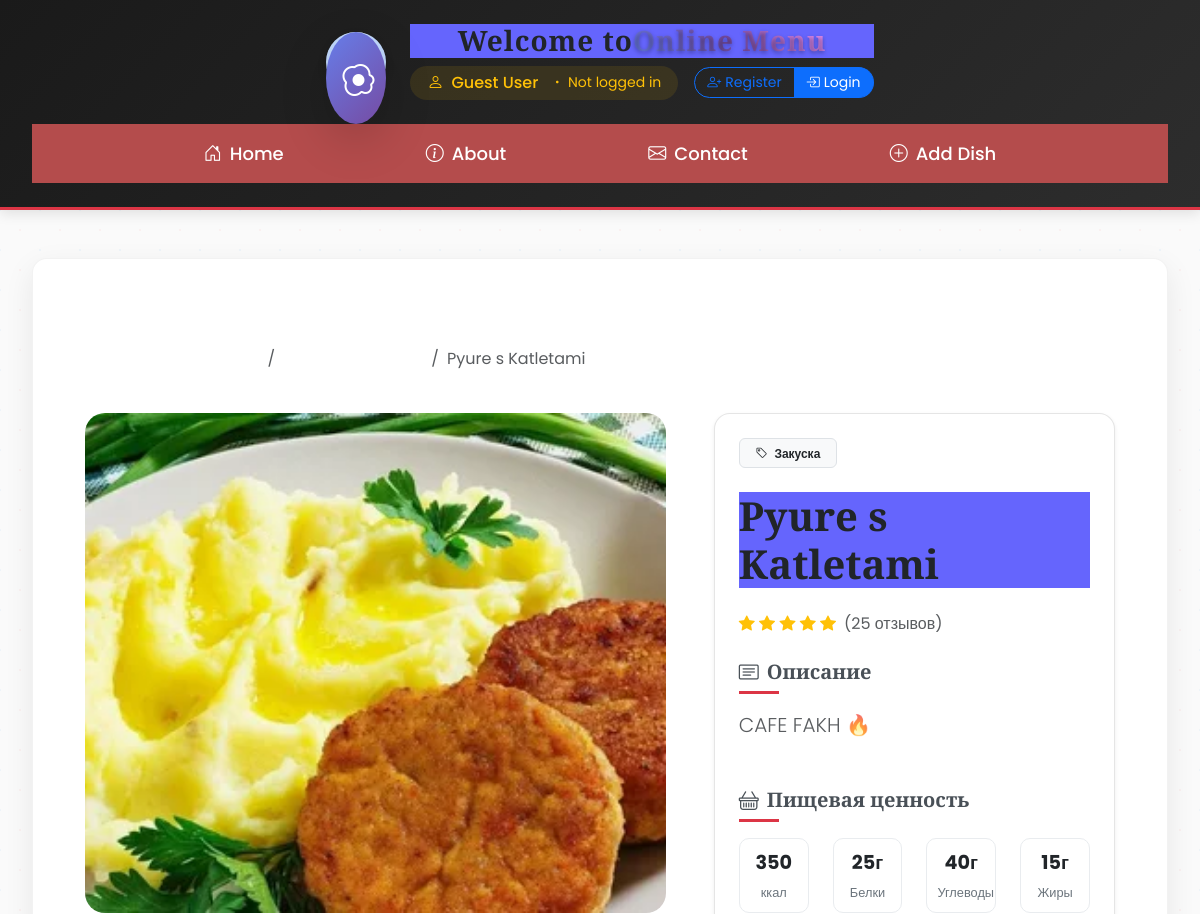
Before: /dish/2/ (upper part) with the older database file.
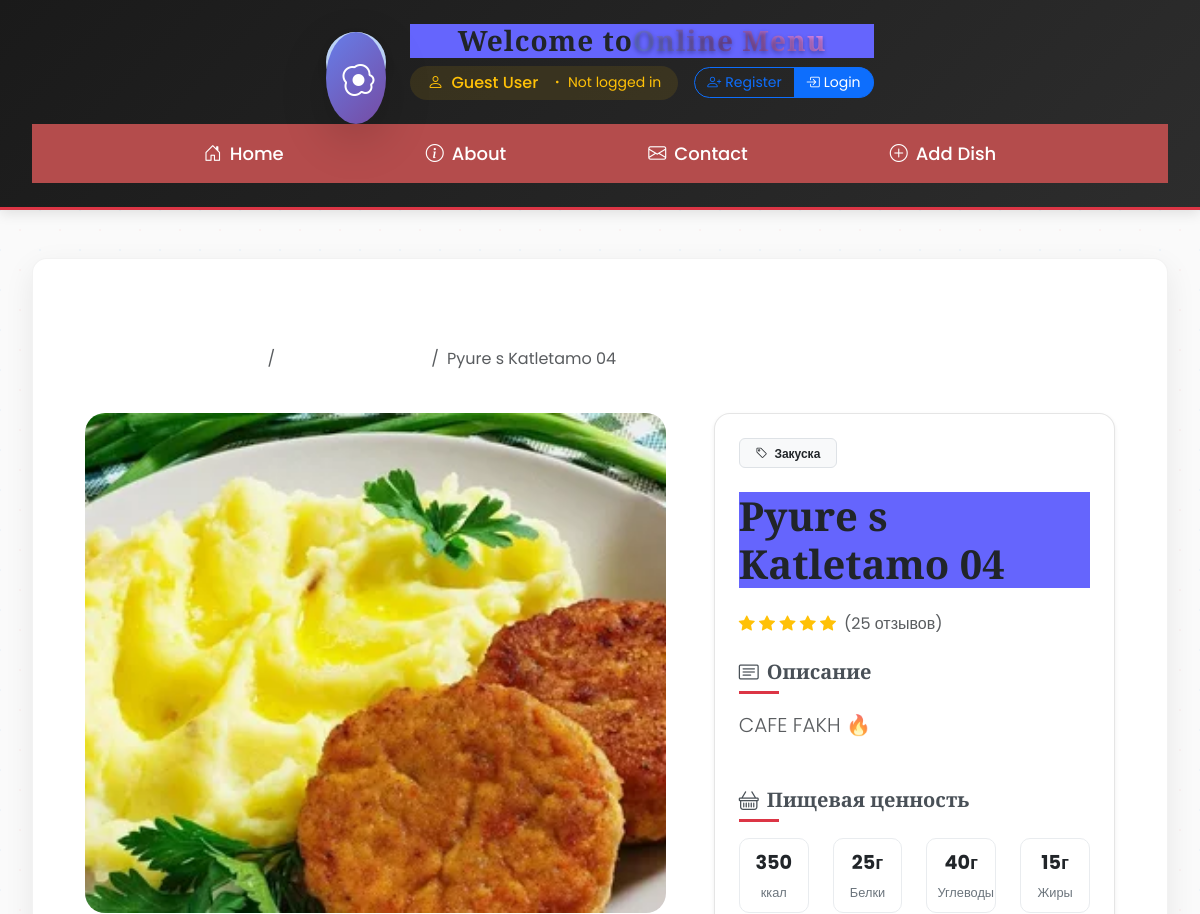
After: the same page with the newer database file.
### online_menu/models.py (models this page shows, shortened)
class Dish(models.Model):
    CATEGORY_CHOICES = [
        ('starter', 'Starter'),
        ('main', 'Main'),
        ('dessert', 'Dessert'),
        ('drink', 'Drink'),
    ]
    dish_name = models.CharField(max_length=100, verbose_name="dish's name")
    description = models.TextField(null=True, blank=True, verbose_name="Description")
    price = models.DecimalField(max_digits=8, decimal_places=2, verbose_name="Price")
    category = models.CharField(max_length=50, choices=CATEGORY_CHOICES, verbose_name="category")
    image = models.ImageField(upload_to='media/', verbose_name="Image")

### online_menu/views.py (the view)
# urls.py: path('dish/<int:dish_id>/', detail_dish, name='detail_dish'),
def detail_dish(request, dish_id):
    dish = Dish.objects.get(id=dish_id)
    return render(request, 'dish_detail.html', {'dish': dish})

### templates/dish_detail.html (shortened to what this page needs)
{% extends "base.html" %}
{% load static %}
{% block main %}
<div class="container py-5">
    <nav aria-label="breadcrumb" class="mb-4">
        <ol class="breadcrumb">
            <li class="breadcrumb-item"><a href="{% url 'home_name' %}" class="text-decoration-none">
                <i class="bi bi-house-door me-1"></i>Главная
            </a></li>
            <li class="breadcrumb-item"><a href="#menu" class="text-decoration-none">
                <i class="bi bi-menu-button me-1"></i>Меню
            </a></li>
            <li class="breadcrumb-item active" aria-current="page">{{ dish.dish_name }}</li>
        </ol>
    </nav>
    <div class="row g-5">
        <div class="col-lg-7">
            <div class="dish-image-container">
                {% if dish.image %}
                    <img src="{{ dish.image.url }}"
                         class="dish-main-image img-fluid rounded-4 shadow-lg"
                         alt="{{ dish.dish_name }}">
                {% else %}
                    <div class="no-image-placeholder rounded-4 shadow-lg">
                        <i class="bi bi-image text-muted display-1"></i>
                        <p class="mt-3 text-muted">Изображение отсутствует</p>
                    </div>
                {% endif %}
            </div>
        </div>
        <div class="col-lg-5">
            <div class="dish-details-card p-4 rounded-4 shadow-sm h-100">
                <div class="mb-4">
                    <span class="badge bg-light text-dark border px-3 py-2">
                        <i class="bi bi-tag me-1"></i>
                        {% if dish.category == 'starter' %}
                            Закуска
                        {% elif dish.category == 'main' %}
                            Основное блюдо
                        {% elif dish.category == 'dessert' %}
                            Десерт
                        {% elif dish.category == 'drink' %}
                            Напиток
                        {% else %}
                            {{ dish.category }}
                        {% endif %}
                    </span>
                </div>
                <h1 class="dish-title mb-4">{{ dish.dish_name }}</h1>
                <div class="rating-section mb-4">
                    <div class="d-flex align-items-center">
                        <div class="stars me-2">
                            {% for i in "12345" %}
                                {% if forloop.counter <= dish.rating|default:5 %}
                                    <i class="bi bi-star-fill text-warning"></i>
                                {% else %}
                                    <i class="bi bi-star text-muted"></i>
                                {% endif %}
                            {% endfor %}
                        </div>
                        <span class="text-muted">({{ dish.review_count|default:"25" }} отзывов)</span>
                    </div>
                </div>
                <div class="description-section mb-5">
                    <h5 class="section-title mb-3">
                        <i class="bi bi-card-text me-2"></i>Описание
                    </h5>
                    <p class="dish-description text-muted lead">
                        {{ dish.description|default:"Вкусное блюдо, приготовленное с любовью нашими шеф-поварами." }}
                    </p>
                </div>
                <div class="nutrition-section mb-5">
                    <h5 class="section-title mb-3">
                        <i class="bi bi-basket me-2"></i>Пищевая ценность
                    </h5>
                    <div class="row text-center">
                        <div class="col-3">
                            <div class="nutrition-item">
                                <div class="nutrition-value">{{ dish.calories|default:"350" }}</div>
                                <div class="nutrition-label">ккал</div>
                            </div>
                        </div>
                        <div class="col-3">
                            <div class="nutrition-item">
                                <div class="nutrition-value">{{ dish.protein|default:"25" }}г</div>
                                <div class="nutrition-label">Белки</div>
                            </div>
                        </div>
                        <div class="col-3">
                            <div class="nutrition-item">
                                <div class="nutrition-value">{{ dish.carbs|default:"40" }}г</div>
                                <div class="nutrition-label">Углеводы</div>
                            </div>
                        </div>
                        <div class="col-3">
                            <div class="nutrition-item">
                                <div class="nutrition-value">{{ dish.fat|default:"15" }}г</div>
                                <div class="nutrition-label">Жиры</div>
                            </div>
                        </div>
                    </div>
                </div>
            </div>
        </div>
    </div>
</div>
{% endblock main %}

### templates/base.html (shortened to what this page needs)
<!DOCTYPE html>
{% load static %}
<html lang="en" data-bs-theme="light">
<head>
    <link rel="stylesheet" href="{% static './css/base.css' %}">
    <link rel="stylesheet" href="{% static './css/home.css' %}">
    <link rel="stylesheet" href="{% static './css/about.css' %}">
    <link href="https://cdn.jsdelivr.net/npm/bootstrap@5.3.2/dist/css/bootstrap.min.css" rel="stylesheet">
    <link rel="stylesheet" href="https://cdn.jsdelivr.net/npm/bootstrap-icons@1.11.1/font/bootstrap-icons.css">
</head>
<body>
    <header>
        <div class="header-container">
            <div class="logo-title d-flex align-items-center gap-4">
    <div class="logo-icon position-relative">
        <div class="logo-bg bg-gradient-primary rounded-circle p-3 shadow-lg">
            <i class="bi bi-egg-fried fs-2 text-white"></i>
        </div>
        <div class="logo-pulse position-absolute top-0 start-0 w-100 h-100 rounded-circle bg-primary bg-opacity-25"></div>
    </div>
    <div class="d-flex flex-column">
        <h1 class="h3 mb-2 fw-bold text-dark">
            Welcome to <span class="text-primary gradient-text">Online Menu</span>
        </h1>
        <div class="user-status-container">
            {% if user.is_authenticated %}
                <div class="d-flex align-items-center gap-3">
                    <div class="user-badge d-inline-flex align-items-center gap-2 bg-success bg-opacity-10 text-success rounded-pill px-3 py-1">
                        <i class="bi bi-person-check-fill"></i>
                        <span class="fw-medium">{{ user.username|truncatechars:20 }}</span>
                        <small class="text-success ms-1">
                            <i class="bi bi-dot"></i> Active
                        </small>
                    </div>
                    <div class="btn-group btn-group-sm" role="group">
                        <a href="#"
                           class="btn btn-outline-secondary d-flex align-items-center gap-1">
                            <i class="bi bi-gear"></i>
                        </a>
                        <a href="{% url 'logout' %}"
                           class="btn btn-outline-danger d-flex align-items-center gap-1">
                            <i class="bi bi-box-arrow-right"></i>
                            <span class="d-none d-sm-inline">Logout</span>
                        </a>
                    </div>
                </div>
            {% else %}
                <div class="d-flex align-items-center gap-3">
                    <div class="user-badge d-inline-flex align-items-center gap-2 bg-warning bg-opacity-10 text-warning rounded-pill px-3 py-1">
                        <i class="bi bi-person"></i>
                        <span class="fw-medium">Guest User</span>
                        <small class="text-warning ms-1">
                            <i class="bi bi-dot"></i> Not logged in
                        </small>
                    </div>
                    <div class="btn-group btn-group-sm" role="group">
                        <a href="{% url 'register' %}"
                           class="btn btn-outline-primary d-flex align-items-center gap-1 {% if request.resolver_match.url_name == 'register' %}active{% endif %}">
                            <i class="bi bi-person-plus"></i>
                            <span class="d-none d-sm-inline">Register</span>
                        </a>
                        <a href="{% url 'login' %}"
                           class="btn btn-primary d-flex align-items-center gap-1">
                            <i class="bi bi-box-arrow-in-right"></i>
                            <span class="d-none d-sm-inline">Login</span>
                        </a>
                    </div>
                </div>
            {% endif %}
        </div>
    </div>
</div>
           <nav>
    <ul>
        <li><a href="{% url 'home_name' %}" class="{% if request.resolver_match.url_name == 'home_name' %}active{% endif %}">
            <i class="bi bi-house-door"></i> Home
        </a></li>
        <li><a href="{% url 'about_name' %}" class="{% if request.resolver_match.url_name == 'about_name' %}active{% endif %}">
            <i class="bi bi-info-circle"></i> About
        </a></li>
        <li><a href="{% url 'contact_name' %}" class="{% if request.resolver_match.url_name == 'contact_name' %}active{% endif %}">
            <i class="bi bi-envelope"></i> Contact
        </a></li>
        <li><a href="{% url 'add_dish' %}" class="{% if request.resolver_match.url_name == 'add_dish' %}active{% endif %}">
            <i class="bi bi-plus-circle"></i> Add Dish
        </a></li>
    </ul>
</nav>
        </div>
    </header>
    <main>
        <div class="main-container">
            <div class="content-card">
                {% block main %}
                {% endblock main %}
            </div>
        </div>
    </main>
</body>
</html>

### static/css/base.css (style rules this page uses)
* { margin: 0; padding: 0; box-sizing: border-box; }
body { font-family: Arial, sans-serif; }
header { position: fixed; width: 100%; background-color: #333; z-index: 1000; box-shadow: 0 2px 5px rgba(0, 0, 0, 02); }
nav ul { display: flex; justify-content: center; list-style: none; }
nav ul li { margin: 0 20px; }
nav ul li a { text-decoration: none; color: white; font-size: 18px; padding: 8px 12px; transition: background-color 0.3s, color 0.3s; }

### static/css/home.css (style rules this page uses)
* { margin: 0; padding: 0; }
img { height: 280px; width: 100%; border-radius: 10px 10px 0px 0px; }
h1 { background-color: rgb(101, 101, 253); font-size: 50px; display: flex; justify-content: center; }
nav ul { display: flex; justify-content: center; background-color: rgb(180, 76, 76); padding: 10px; }
nav ul li { gap: 15px; padding: 8px; list-style: none; }
nav ul li a { text-decoration: none; color: white; }
body { background-color: rgb(179, 179, 179); }

### static/css/about.css (style rules this page uses)
* { margin: 0; padding: 0; box-sizing: border-box; }
body { font-family: "Poppins", sans-serif; line-height: 1.6; color: #333; background-color: #f9f9f9; }
nav a { color: white; text-decoration: none; margin: 0 15px; font-weight: 500; }

### templates/base.html (style rules this page uses)
:root { --primary-color: #dc3545; --secondary-color: #ff6b6b; --dark-color: #212529; --light-color: #f8f9fa; --gold-color: #ffd700; --transition: all 0.3s ease; }
* { margin: 0; padding: 0; box-sizing: border-box; }
body { font-family: 'Poppins', sans-serif; background-color: #fefefe; color: #333; min-height: 100vh; display: flex; flex-direction: column; }
h1, h2, h3, h4, h5, h6 { font-family: 'Playfair Display', serif; font-weight: 600; }
header { background: linear-gradient(135deg, #1a1a1a 0%, #2d2d2d 100%); color: white; padding: 1.5rem 0; box-shadow: 0 4px 12px rgba(0, 0, 0, 0.1); position: sticky; top: 0; z-index: 1000; border-bottom: 3px solid var(--primary-color); }
.header-container { max-width: 1200px; margin: 0 auto; padding: 0 2rem; }
.logo-title { display: flex; align-items: center; gap: 15px; margin-bottom: 1.5rem; justify-content: center; }
.logo-icon { font-size: 2.5rem; color: var(--primary-color); background: white; width: 60px; height: 60px; border-radius: 50%; display: flex; align-items: center; justify-content: center; box-shadow: 0 4px 8px rgba(0, 0, 0, 0.2); }
header h1 { font-size: 2.8rem; font-weight: 700; text-align: center; margin: 0; letter-spacing: 1px; }
header h1 span { color: var(--secondary-color); text-shadow: 0 2px 4px rgba(0, 0, 0, 0.3); }
nav ul { display: flex; justify-content: center; list-style: none; margin: 0; padding: 0; gap: 2rem; }
nav a { color: white; text-decoration: none; font-weight: 500; font-size: 1.1rem; padding: 0.5rem 1.5rem; border-radius: 30px; transition: var(--transition); display: flex; align-items: center; gap: 8px; }
main { flex: 1; padding: 3rem 0; background-color: #fafafa; background-image: radial-gradient(#ff6b6b10 1px, transparent 1px), radial-gradient(#4dabf710 1px, transparent 1px); background-size: 40px 40px; background-position: 0 0, 20px 20px; }
.main-container { max-width: 1200px; margin: 0 auto; padding: 0 2rem; }
main { animation: fadeIn 0.5s ease-out; }
.content-card { background: white; border-radius: 15px; padding: 2.5rem; box-shadow: 0 10px 30px rgba(0, 0, 0, 0.08); border: 1px solid rgba(0, 0, 0, 0.05); margin-bottom: 2rem; }
.logo-icon { position: relative; display: inline-block; }
.logo-bg { background: linear-gradient(135deg, #667eea 0%, #764ba2 100%); position: relative; z-index: 2; transition: transform 0.3s ease; }
.logo-pulse { z-index: 1; animation: pulse 2s infinite; }
.gradient-text { background: linear-gradient(45deg, #667eea, #764ba2, #f093fb); -webkit-background-clip: text; -webkit-text-fill-color: transparent; background-clip: text; font-weight: 800; }
.user-badge { transition: all 0.3s ease; border: 1px solid transparent; }
.btn-group .btn { border-radius: 20px !important; padding: 0.25rem 0.75rem; }
.btn-group .btn:first-child { border-top-right-radius: 0 !important; border-bottom-right-radius: 0 !important; }
.btn-group .btn:last-child { border-top-left-radius: 0 !important; border-bottom-left-radius: 0 !important; border-left: none; }

Changed rows visible on the page:
changed Dish "CAFE FAKH 🔥": dish_name "Pyure s Katletami" → "Pyure s Katletamo 04"
